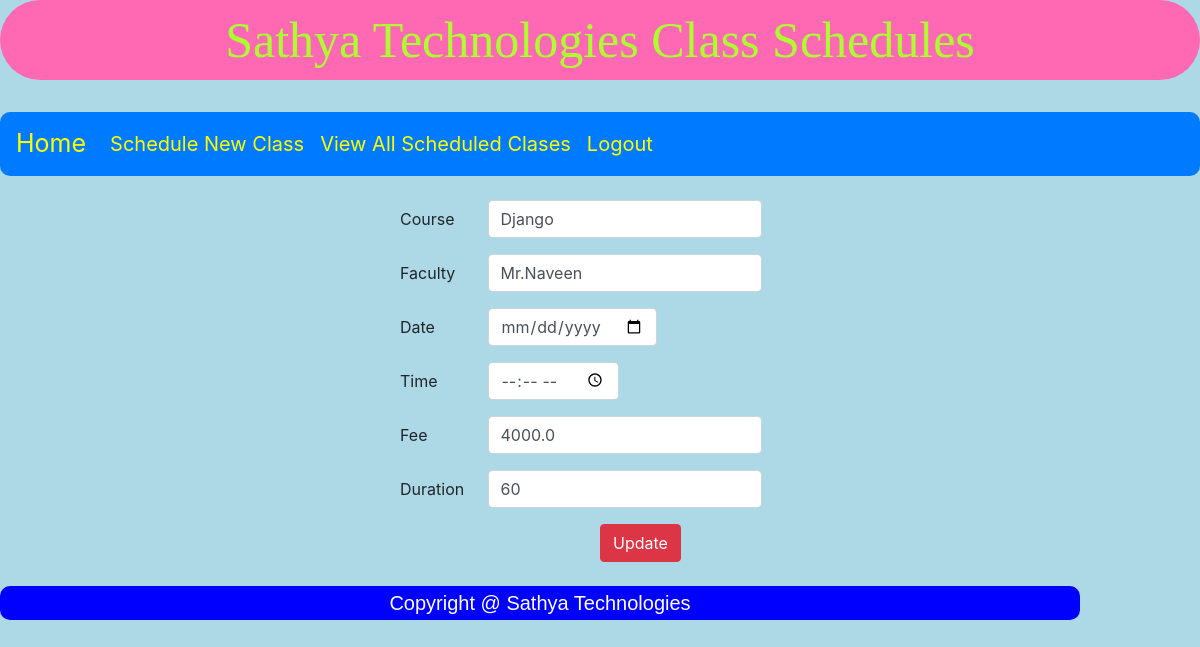
The page /update_course/?cid=2 on the database its author committed.
### App/models.py (models this page shows)
class CourseModel(models.Model):
    cid=models.AutoField(primary_key=True)
    name=models.CharField(max_length=30,unique=True,default=None)
    faculty=models.CharField(max_length=30)
    date=models.DateField(default=models.DateField)
    time=models.TimeField(default=models.TimeField)
    fee=models.FloatField()
    duration=models.IntegerField()

### App/views.py (the view)
# urls.py: path('update_course/',views.update_course,name='update_course'),
def update_course(request):
    no=request.GET.get('cid')
    return render(request,'update_course.html',{'data':CourseModel.objects.get(cid=no)})

### templates/update_course.html (shortened to what this page needs)
{% extends 'common.html' %}
{% block common %}
    <br>
{% include 'admin_nav.html' %}
    {% load static %}
    <br>
     <form method="post" action="{% url 'course_update' %}">
            <div class="form-group row">
                <label for="inputPassword" class="col-sm-1 col-form-label" style="margin-left: 400px">Course</label>
                <div class="col-sm1" style="text-align: center">
                    <input type="text" class="form-control" id="inputPassword" name="u1" value="{{ data.name }}">
                </div>
            </div>
            <div class="form-group row">
                <label for="inputPassword" class="col-sm-1 col-form-label" style="margin-left: 400px">Faculty</label>
                <div class="col-sm1" style="text-align: center">
                    <input type="text" class="form-control" id="inputPassword" name="u2" value="{{ data.faculty }}" >
                </div>
            </div>
             <div class="form-group row">
                <label for="inputPassword" class="col-sm-1 col-form-label" style="margin-left: 400px">Date</label>
                <div class="col-sm1" style="text-align: center">
                    <input type="date" class="form-control" id="inputPassword" name="u3" value="{{ data.date }}">
                </div>
            </div>
             <div class="form-group row">
                <label for="inputPassword" class="col-sm-1 col-form-label" style="margin-left: 400px">Time</label>
                <div class="col-sm1" style="text-align: center">
                    <input type="time" class="form-control" id="inputPassword" name='u4' value="{{ data.time }}">
                </div>
            </div>
             <div class="form-group row">
                <label for="inputPassword" class="col-sm-1 col-form-label" style="margin-left: 400px">Fee</label>
                <div class="col-sm1" style="text-align: center">
                    <input type="number" class="form-control" id="inputPassword" name="u5" value="{{ data.fee }}">
                </div>
            </div>
             <div class="form-group row">
                <label for="inputPassword" class="col-sm-1 col-form-label" style="margin-left: 400px">Duration</label>
                <div class="col-sm1" style="text-align: center">
                    <input type="number" class="form-control" id="inputPassword" name="u6" value="{{ data.duration }}">
                </div>
            </div>
              <button type="submit" class="btn btn-danger" style="margin-left: 600px">Update</button>
     </form>
{% endblock %}

### templates/update_course.html (style rules this page uses)
body { background-color: lightblue }

### rows shown on the page
CourseModel: u1 "Django", u2 "Mr.Naveen", u5 "4000.0", u6 "60"
